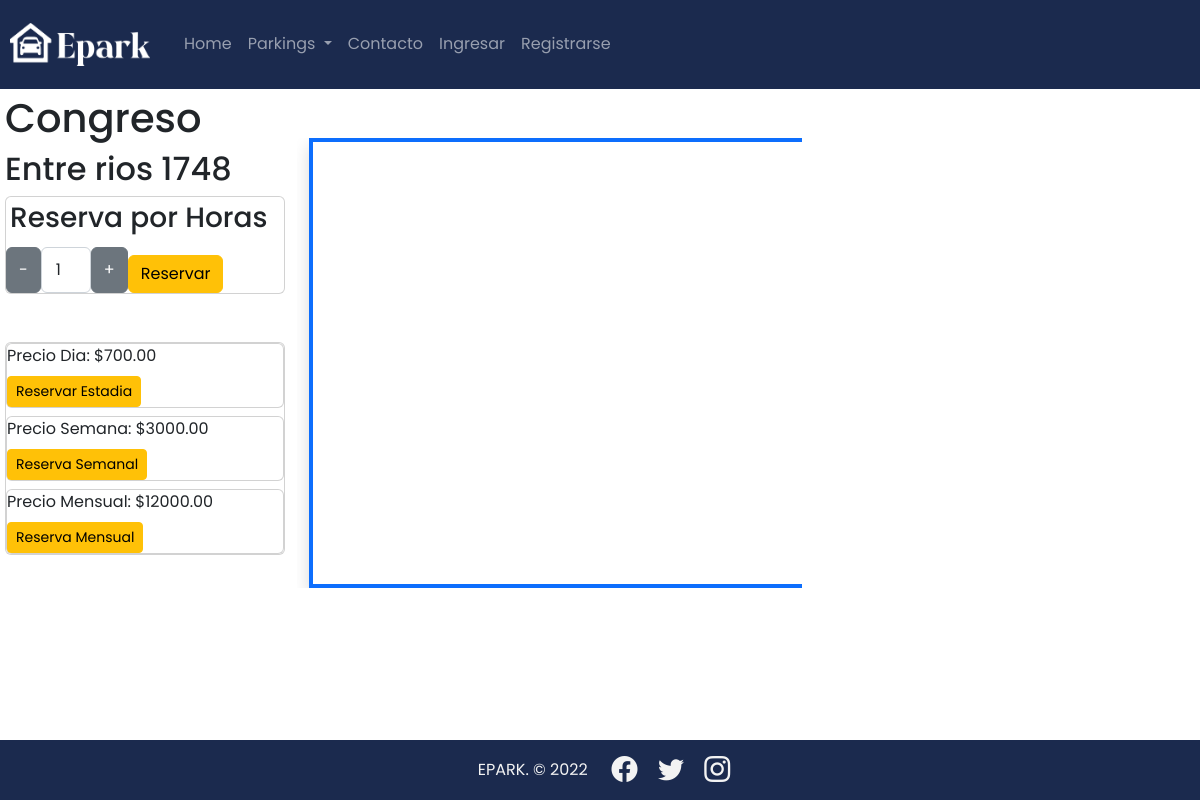
Page /parking/congreso on the earlier database version.
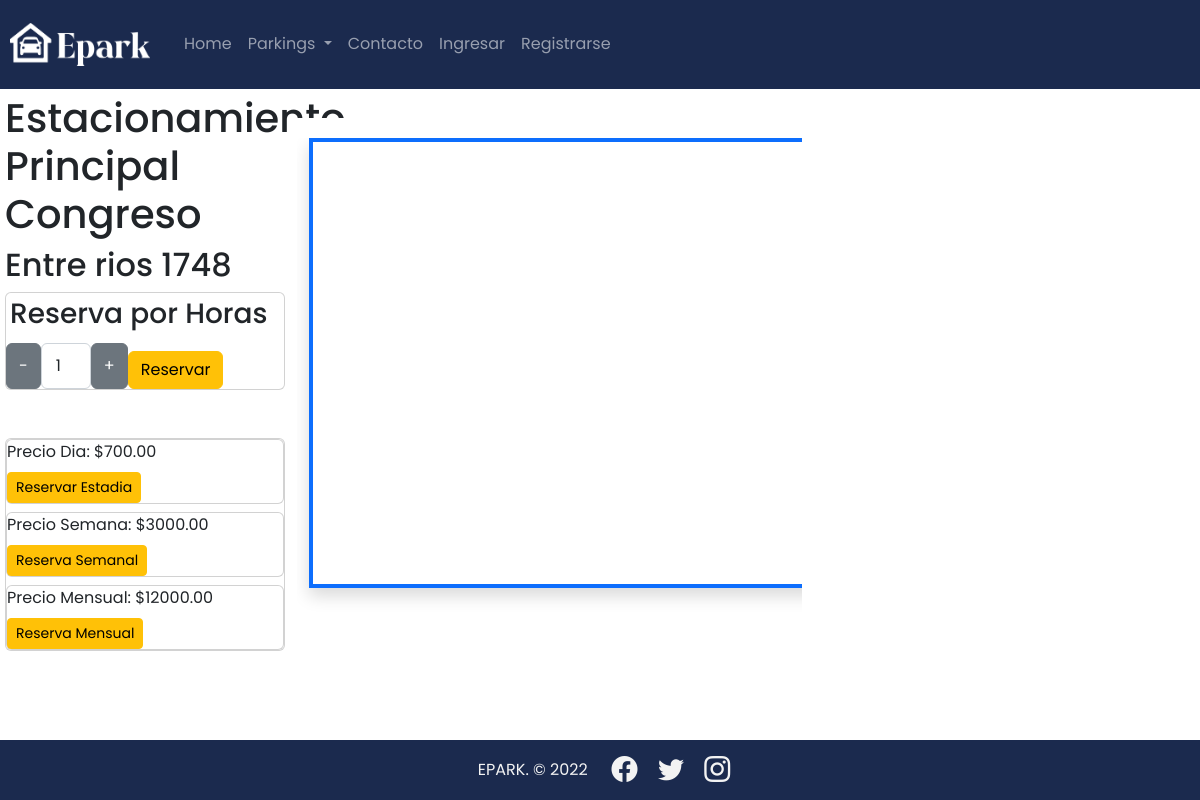
Same page on the later database version.
### parking/models.py (models this page shows, shortened)
class Parking(models.Model):
    title = models.CharField(max_length=50)
    owner_name = models.CharField(max_length=50)
    owner_surname = models.CharField(max_length=50)
    address_p  = models.TextField()
    price_hour = models.DecimalField(max_digits=10, decimal_places=2, default=0.0)
    price_day = models.DecimalField(max_digits=10, decimal_places=2, default=0.0)
    price_week = models.DecimalField(max_digits=10, decimal_places=2, default=0.0)
    price_month = models.DecimalField(max_digits=10, decimal_places=2, default=0.0)
    phone_p = models.CharField(max_length=20)
    mail_p = models.EmailField()
    country_p = models.CharField(max_length=30)
    city_p = models.CharField(max_length=30)
    slots =  models.IntegerField()
    url_map = models.CharField(max_length=500)
    avalaible = models.BooleanField(default=True)
    slug = models.SlugField(null=False, blank=False, unique=True)
    created_at = models.DateTimeField(auto_now_add=True)

### parking/views.py (the view)
# urls.py: path('<slug:slug>', views.ParkingDetailView.as_view(), name='parking'),
class ParkingDetailView(DetailView):
    model = Parking
    template_name = 'parking/parking.html'
    def get_context_data(self, **kwargs):
        context = super().get_context_data(**kwargs)
        return context

### parking/templates/parking/parking.html (shortened to what this page needs)
{% extends 'base.html' %}
    {% block content %}
<div class="row ">
    <div class=" col-md-3 text-left">
        <div class="h1">
            {{ parking.title}}
        </div>
        <div class="h2">
            {{ parking.address_p}}
        </div>
        <div>
            {% include 'reserves/snippets/add.html' %}
        </div>
    </div>
    <div class="col-map col-lg-5 col-md-5">
        <br>
        <div class="row top-map">
        </div>
        <iframe src={{ parking.url_map }}
        width="750" height="450" class="align-middle text-center shadow bg-white border border-4 border-primary" style="text-align: center; border:4;" allowfullscreen="" loading="lazy"></iframe>
    </div>
</div>
    {% endblock %}

### reserves/templates/reserves/snippets/add.html (shortened to what this page needs)
<div class="card">
<form action="{% url 'reserves:add' %}" method="post">
    <p class="h3 p-1">Reserva por Horas</p>
    <div class="d-flex">
        <button type="button" class="btn btn-secondary" id="remove">-</button>
        <input type="number" name="quantity" value="1" class="form-control col-sm-1 text-center" style="width: 50px;" id="quantity" readonly>
        <button type="button" class="btn btn-secondary" id="add">+</button>
        <div class="mt-2">
            <button type="submit" class="btn btn-warning"> Reservar</button>
        </div>
    </div>
</form>
</div>
<div class="card mt-5">
        <div class="card">
            <form action="{% url 'reserves:add' %}" method="post">
                <li class="list-group-item">
                    Precio Dia: <span> ${{ parking.price_day}}</span>
                </li>
                <div class="mt-2">
                    <button type="submit" name='quantity' value="20" class="btn btn-warning btn-sm">Reservar Estadia</button>
                </div>
            </form>
        </div>
        <div class="card mt-2">
            <form action="{% url 'reserves:add' %}" method="post">
                <li class="list-group-item">
                    Precio Semana: <span>${{ parking.price_week}}</span>
                </li>
                <div class="mt-2">
                    <button type="submit" name='quantity' value="110" class="btn btn-warning btn-sm ">Reserva Semanal</button>
                </div>
            </form>
        </div>
        <div class="card mt-2">
            <form action="{% url 'reserves:add' %}" method="post">
                <li class="list-group-item">
                    Precio Mensual: <span>${{ parking.price_month}}</span>
                </li>
                <div class="mt-2">
                    <button type="submit" name='quantity' value="500" class="btn btn-warning btn-sm btn-block">Reserva Mensual</button>
                </div>
            </form>
        </div>
</div>

Differences in the rows shown:
changed Parking "Entre rios 1748": title "Congreso" → "Estacionamiento Principal Congreso"
